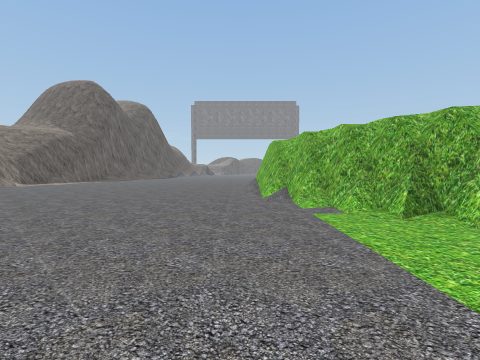
[1] (above)

17 first-person views from a walk through a 3-D level made in the Unity game engine. The camera is 1.2 m above the floor, tilts 2° down and sees 85° across. The floor is counted in squares, 2 m on a side. Each view is taken from the middle of a square. On the plan, view 1 faces up. The plan holds only what a view shows up to about 9 squares ahead; the rest is blank. The place goes on beyond the plan. Some surface patterns are stand-ins.

[2]
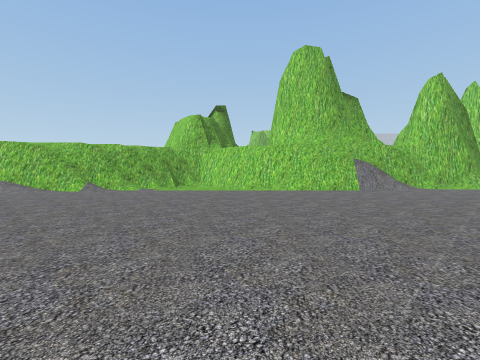

[3]
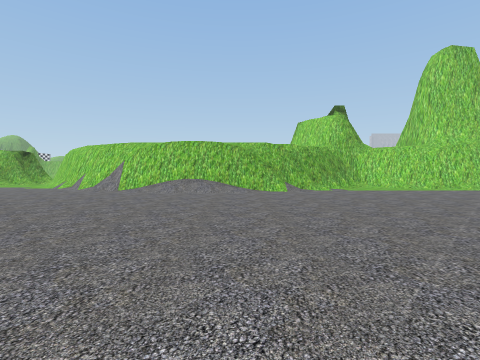

[4]
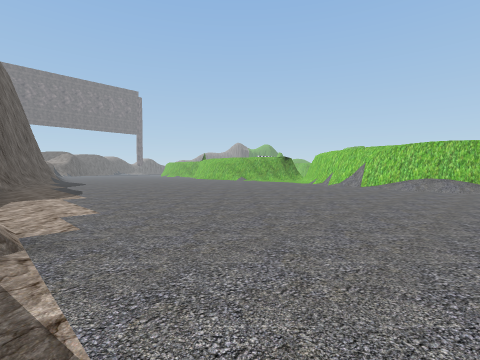

[5]
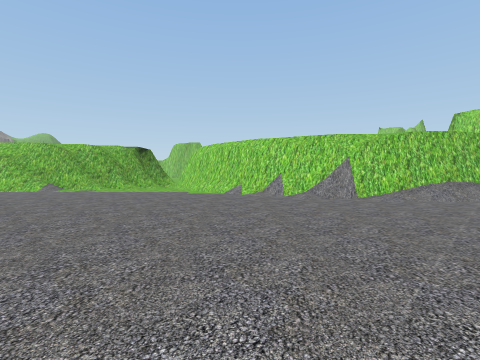

[6]
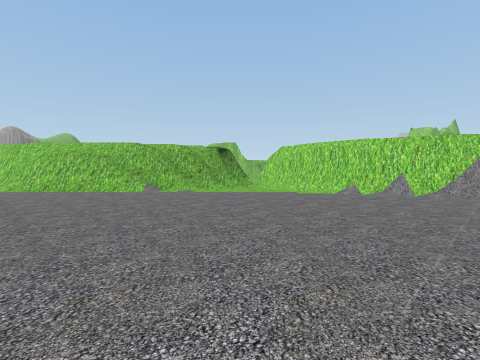

[7]
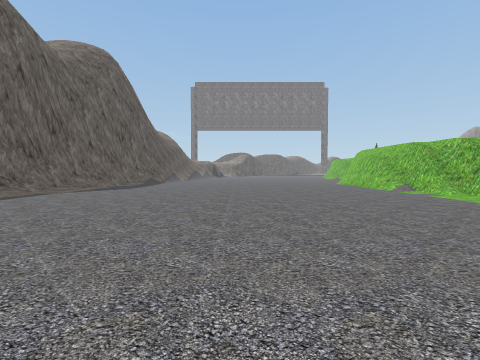

[8]
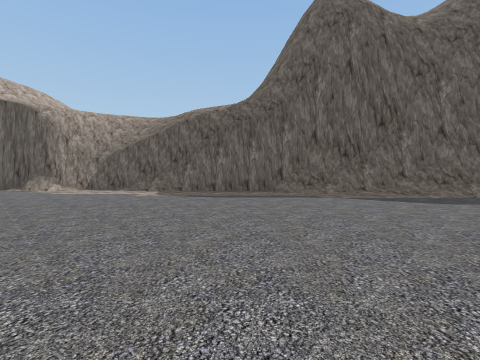

[9]
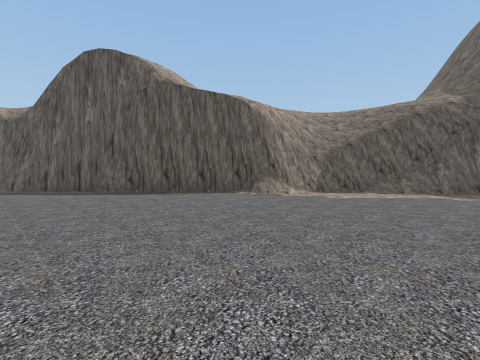

[10]
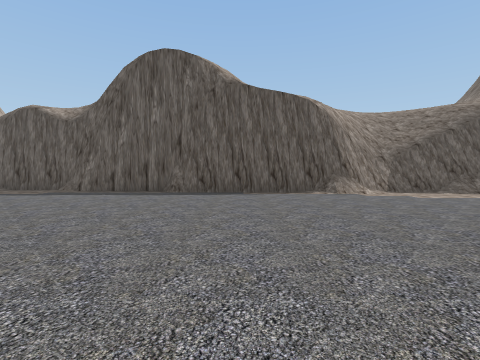

[11]
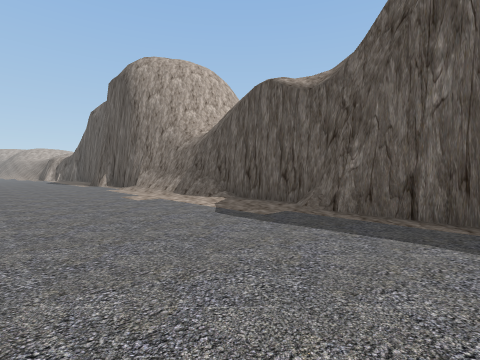

[12]
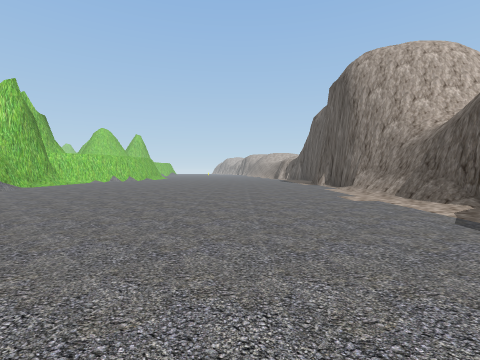

[13]
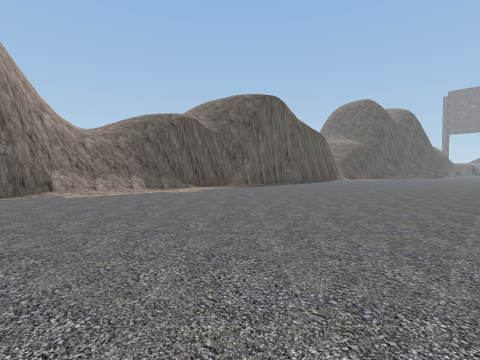

[14]
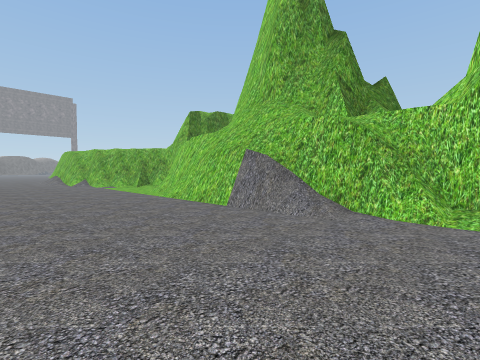

[15]
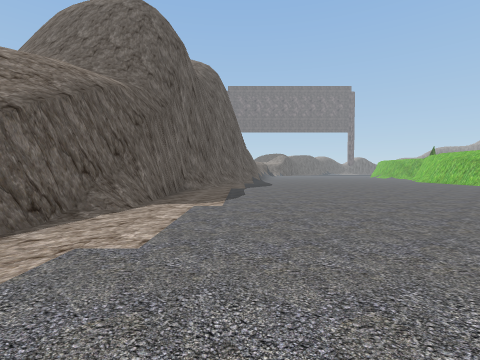

[16]
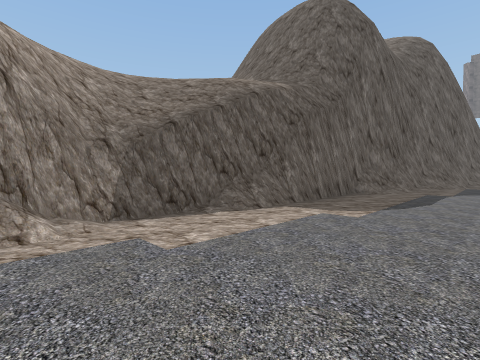

[17]
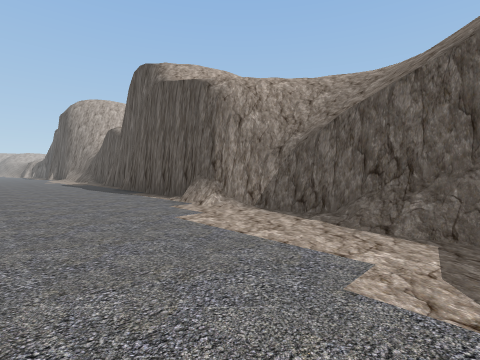

### Floor plan
Key: @ floor where view 1 was taken; # wall or solid block; . floor; / step, stairs or slope; = window, fence, low wall or low ledge; v drop or lower ground.
Columns run from 14 left of view 1 to 4 right of it. Each row starts with its distance up from view 1.
 20       #...   ....#
 19      ##..........#
 18 ##  ##...........##
 17 ######............#
 16   ///v............=
 15    //v............#
 14    //#...........##
 13   ////..........##
 12   ////.........##
 11   //#/.........##
 10   //#/.........#
  9     //.........#
  8     //.........#
  7    ///.........#
  6    /#/.........#
  5     #..........##
  4    /#...........##
  3    v#............#
  2   =##............
  1   //............#
  0    /..........@.#
 -1    #/..........##
 -2    ##..........##
 -3   /##..........##
 -4  #=##...........#
 -5 #####...........#
 -6     #...........#

Positions as (right, up) in squares from view 1, and headings:
1: (0, 0), facing up
2: (-7, 1), facing right
3: (-7, 7), facing right
4: (-9, 7), facing up-right
5: (-5, 13), facing right
6: (-5, 16), facing right
7: (-2, 11), facing up
8: (-1, 16), facing left
9: (-2, 9), facing left
10: (-2, 7), facing left
11: (-6, 4), facing down-left
12: (-6, 4), facing down
13: (-2, -6), facing up-left
14: (-2, -6), facing up-right
15: (-7, 9), facing up
16: (-6, 10), facing up-left
17: (-6, 14), facing down-left
